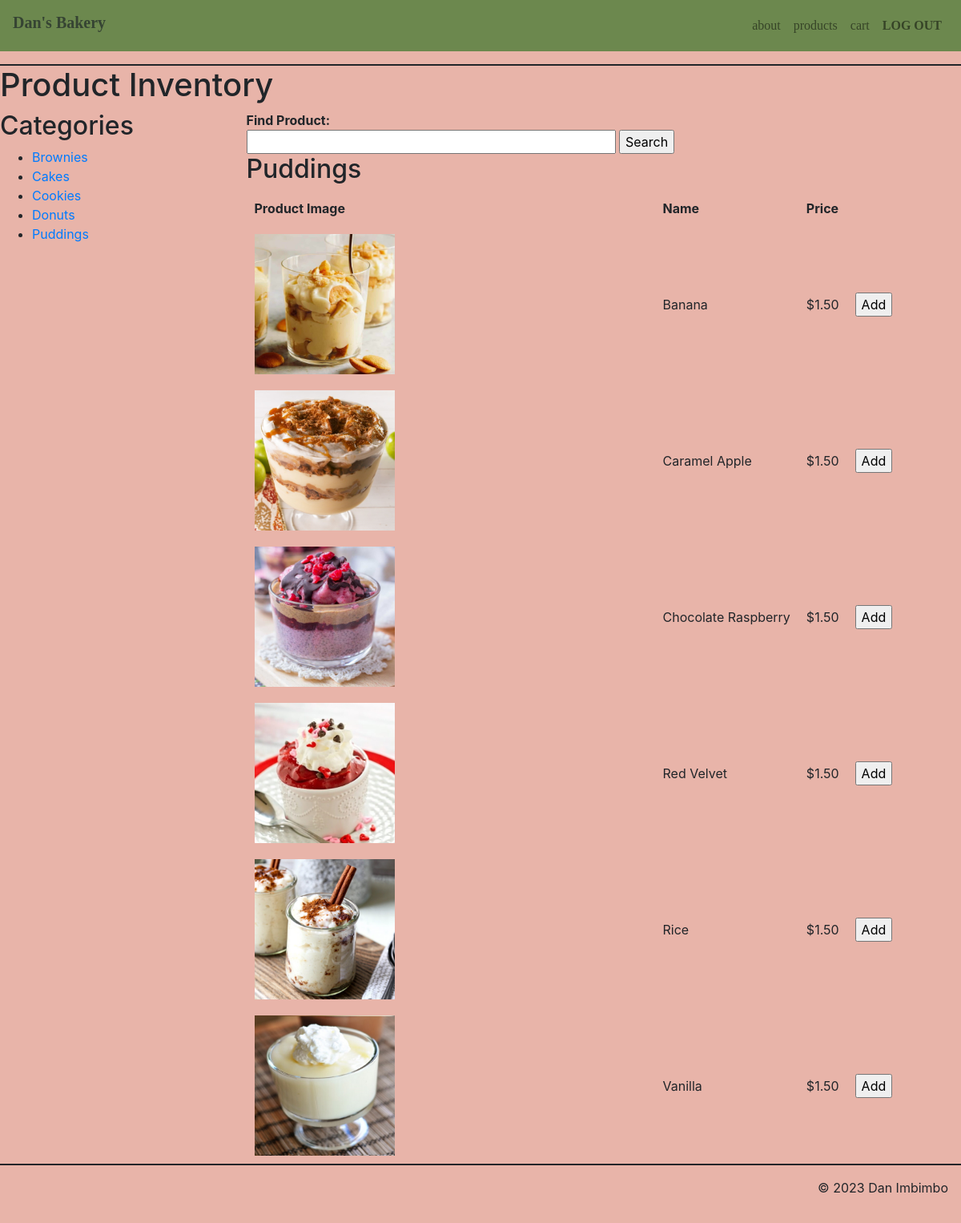
Page /customer/products.php?categoryID=5 on the committed database.
### tables this page shows
create table CATEGORIES(
	catID int NOT NULL AUTO_INCREMENT,
	catName varchar(255) NOT NULL,
	PRIMARY KEY(catID)
);

create table PRODUCTS(
	prodID int NOT NULL AUTO_INCREMENT,
	categoryID int NOT NULL,
	prodName varchar(255) NOT NULL,
	price decimal(10,2) NOT NULL,
	stock int NOT NULL,
	imageLoc varchar(255) NOT NULL,
	PRIMARY KEY(prodID),
	FOREIGN KEY(categoryID) REFERENCES CATEGORIES(catID)
);

### model/categoryFunctions.php (called while the page is built, shortened)
<?php
function getCats() {
	@ $db = new mysqli('localhost', 'imbimbd2_user1', 'passwordtest123', 'imbimbd2_bakeryDatabase');
	$query = "select * from CATEGORIES
              order by catID";
	$result = $db->query($query);
	while($row = $result->fetch_assoc()) {
		$categories[] = $row;
	}
    return $categories;
}
function getCatName($categoryID) {
	@ $db = new mysqli('localhost', 'imbimbd2_user1', 'passwordtest123', 'imbimbd2_bakeryDatabase');
	$query = "select * from CATEGORIES
              where catID='".$categoryID."'";
	$result = $db->query($query);
	while($row = $result->fetch_assoc()) {
		$categoryName = $row['catName'];
	}
    return $categoryName;
}
?>

### model/productFunctions.php (called while the page is built, shortened)
<?php
function getProdsByCat($categoryID) {
	@ $db = new mysqli('localhost', 'imbimbd2_user1', 'passwordtest123', 'imbimbd2_bakeryDatabase');
	$query = "select * from PRODUCTS
              where categoryID='".$categoryID."'
              order by prodID";
	$result = $db->query($query);
	while($row = $result->fetch_assoc()) {
		$products[] = $row;
	  }
    return $products;
}
function checkStock($product){
    $available = true;
    return $available;
}
?>

### customer/productsDisplay.php (the view, shortened to what this page needs)
<?php include '../view/custHeader.php'; ?>
<?php require_once('../model/productFunctions.php'); ?>
<main>
    <h1>Product Inventory</h1>
    <div class="row">
        <div class="col-sm-3">
            <h2>Categories</h2>
            <nav>
                <ul>
                    <?php foreach ($categories as $category) : ?>
                        <li>
                            <a href="?categoryID=<?php echo $category['catID']; ?>">
                                <?php echo $category['catName']; ?>
                            </a>
                        </li>
                    <?php endforeach; ?>
                </ul>
            </nav>
        </div>
        <div class="col-sm">
            <form action="products.php" method="post">
                <b>Find Product:</b><br/>
                <input name="searchTerm" type="text" size="40">
                <input type="submit" name="submit" value="Search">
            </form>
            <h2><?php echo $categoryName; ?></h2>
            <table>
                <tr>
                    <th>Product Image</th>
                    <th>Name</th>
                    <th>Price</th>
                </tr>
                <?php foreach ($products as $product) : ?>
                    <tr>
                        <td class="picture"><img src=<?php echo "../".$product['imageLoc']; ?> alt="Product Image" max-width="500px" width="35%"; height="auto"></td>
                        <td><?php echo $product['prodName']; ?></td>
                        <td><?php echo "$".$product['price']; ?></td>
                        <td>
                            <form action="products.php" method="post">
                                <?php
                                    if(checkStock($product)){
                                       echo "<input type=\"submit\" value=\"Add\">";
                                    }
                                    else{
                                        echo "<button type=\"button\" disabled>Out of Stock</button>";
                                    }
                                ?>
                            </form>
                        </td>
                    </tr>
                <?php endforeach; ?>
            </table>
        </div>
    </div>
</main>
<?php include '../view/footer.php'; ?>

### view/custHeader.php (style rules this page uses)
body { background-color: #E8B4A9; }
th { padding: 10px 10px; }
td { padding: 10px 10px; }
.picture { padding-right: 0px; }

### rows in the picture
categories: catName "Brownies"
categories: catName "Cakes"
categories: catName "Cookies"
categories: catName "Donuts"
categories: catName "Puddings"
products: imageLoc (picture), prodName "Banana", price "1.50"
products: imageLoc (picture), prodName "Caramel Apple", price "1.50"
products: imageLoc (picture), prodName "Chocolate Raspberry", price "1.50"
products: imageLoc (picture), prodName "Red Velvet", price "1.50"
products: imageLoc (picture), prodName "Rice", price "1.50"
products: imageLoc (picture), prodName "Vanilla", price "1.50"
